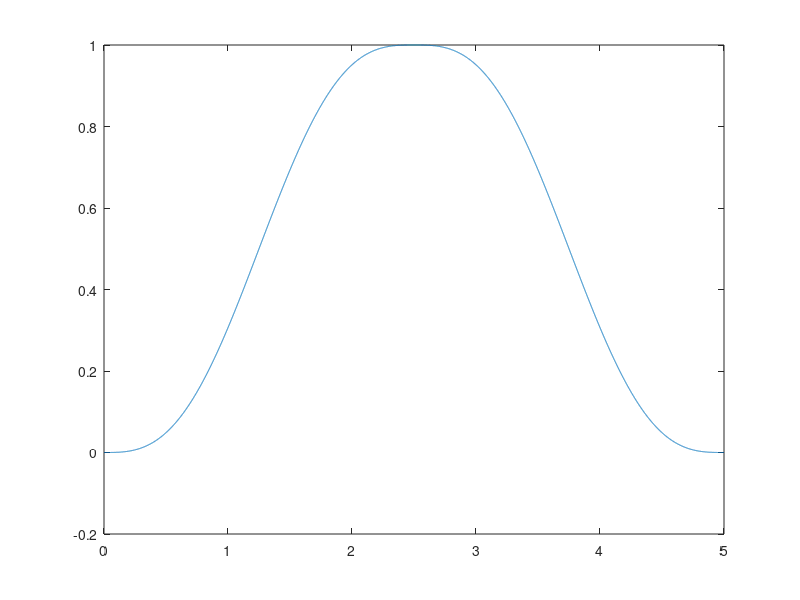

Write the MATLAB code that produced this figure. (Note: this script raises an error after producing the figure.)
clc;
clear all;

ts = 0.5e-3;
k = 0;
t1 = 5*k;
t2 = 5*k+2.5;
t3 = 5*k+5;

%% r(t) when t:[5k,5k+2.5]
t_vec1 = t1:ts:t2;
r_vec1 = (2/5)*(t_vec1-5*k)-(1/(2*pi))*sin((4/5)*pi*(t_vec1-5*k));
r_vec1 = r_vec1';

%% r(t) when t:[5k+2.5,5k+5]
t_vec2 = t2:ts:t3;
r_vec2 = 2-(2/5)*(t_vec2-5*k)+(1/(2*pi))*sin((4/5)*pi*(t_vec2-5*k));
r_vec2 = r_vec2';

%% r(t)
r_vec = [r_vec1;r_vec2(2:end)];
t_vec = [t_vec1';t_vec2(2:end)';];

plot(t_vec,r_vec);

%% time domain expression of basis function phi1:= 1
phi1 = r_vec;

%% time domain expression of basis function phi2:= (z-1)/ts, time advance shift
phi2 = (1/ts)*(r_vec([2:end,end])-r_vec);

%% time domain expression of basis function phi3 
% initialize phi3[1]=[y1];
y1 = (2/ts^2)*(r_vec(2)-2*r_vec(1));
phi3 = [y1];

%% perform recursion to express phi3
yk_prev = y1;
for k = 2:size(r_vec,1)-1
    yk = (2/ts^2)*(r_vec(k+1)-2*r_vec(k)+r_vec(k-1)) -yk_prev;
    yk_prev = yk;
    phi3 = [phi3;yk];
end

% adjust value of k := size(r_vec,1) to express the last element in phi3, assuming r_vec(k+1)=0
k = k+1;
p = (2/ts^2)*(-r_vec(k)+r_vec(k-1)) -yk_prev;
phi3 = [phi3;p];

%% lifted PHI=[phi1, phi2, phi3]
PHI = [phi1, phi2, phi3];
display(PHI);

%% define system parameters
m = 2;
d = 4;
k = 200;
zeta = 0.01;
wr = 3000;
wa = 4000;
wq = 605;

s = tf('s');
C = 20000*(1+s/50)/(1+s/800);
Pn = 1/(m*s^2+d*s+k); 
P = Pn*(wr^2*(s^2+2*zeta*wa*s+wa^2))/(wa^2*(s^2+2*zeta*wr*s+wr^2)); % plant 

mn = 1.6;
dn = 3.2;
kn = 160;
Pn = 1/(mn*s^2+dn*s+kn); % nominal plant 
% discretization 
Cd = c2d(C,ts,'tustin');
Pnd = c2d(Pn,ts,'zoh');
Pd = c2d(P,ts,'zoh');

% H 
H = -Pd/(1+Pd*Cd );
Hn = -Pnd/(1+Pnd*Cd );
Hss = impulse(H,0:ts:5);
Hss = tril(toeplitz(Hss));
Hnss = impulse(Hn,0:ts:5);
Hnss = tril(toeplitz(Hnss));

% S
S = 1/(1+Pd*Cd);
Sss = impulse(S,0:ts:5);
Sss = tril(toeplitz(Sss));

L = -pinv(Hnss*PHI);

conv = norm(eye(size(L*Hss*PHI))+L*Hss*PHI,2);


iter = 10; % number of iteration

dim = (t2-t1)/ts;
ej = zeros(dim+1,iter);
fj = zeros(dim+1,iter+1);
theta_j = zeros(3,iter);

for j = 1:iter
ej(:,j) = Hss*fj(:,j)+lsim(S,r_vec,t_vec);
theta_j(:,j+1) = theta_j(:,j)+L*ej(:,j);
fj(:,j+1) = PHI*theta_j(:,j+1);
end

